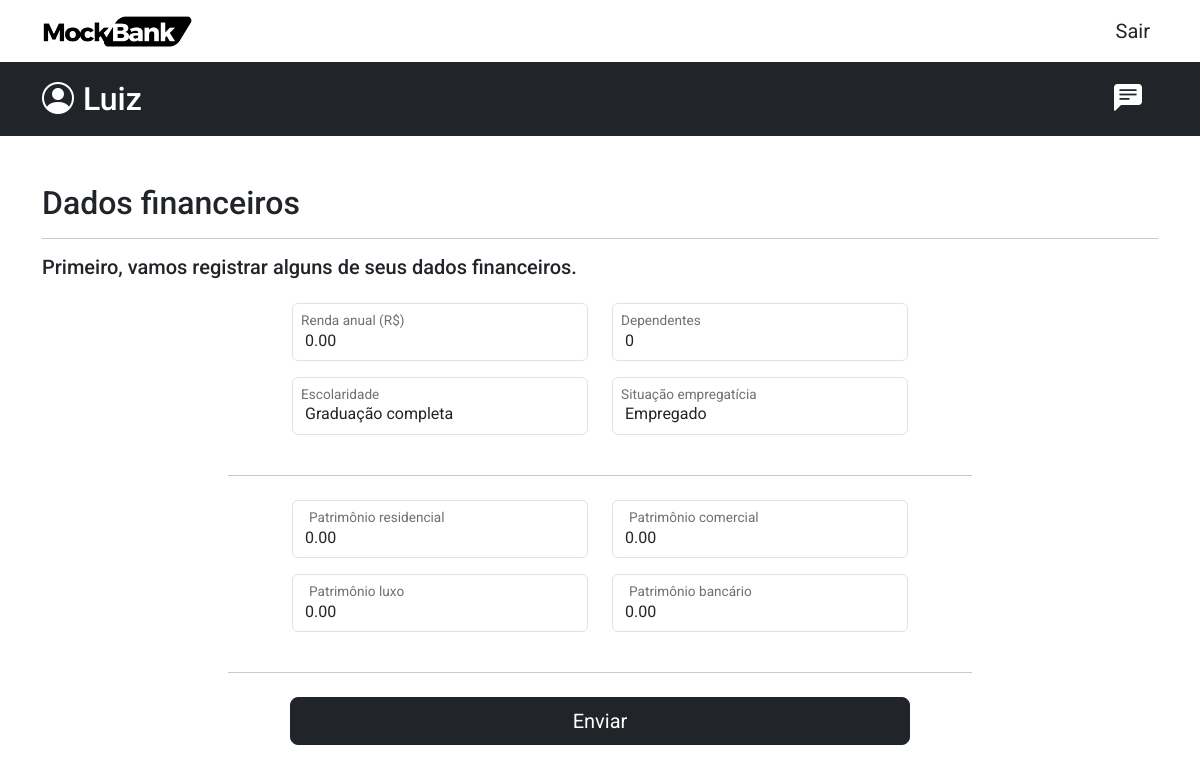
The app's page /service/finance_data/contains/ (signed in) with its own data.
### user/models.py (models this page shows)
class FinanceDataUser(models.Model):
    dependents = models.IntegerField(blank=True, default=0)
    education = models.IntegerField(default=0)
    employed = models.IntegerField(default=0)
    annual_income = models.DecimalField(max_digits=8, decimal_places=2, default=float(0), blank=True)
    score = models.IntegerField(default=500)
    residential_assets = models.DecimalField(max_digits=8, decimal_places=2, default=float(0), blank=True)
    commercial_assets = models.DecimalField(max_digits=8, decimal_places=2, default=float(0), blank=True)
    luxury_assets = models.DecimalField(max_digits=8, decimal_places=2, default=float(0), blank=True)
    bank_assets = models.DecimalField(max_digits=8, decimal_places=2, default=float(0), blank=True)
    active = models.BooleanField(default=False)

### service/views.py (the view, shortened to what this page needs)
# urls.py: path('finance_data/contains/', views.FinanceDataUserView.as_view(), name='finance_data_content'),
@method_decorator(login_required(login_url='user:login'), name='dispatch')
class FinanceDataUserView(View):
    def get(self, request):
        user = User.objects.get(owner=request.user)
        if user.finance_data.active is False:
            context = {
                'form': forms.FinanceDataForm(user=request.user, instance=user.finance_data),
                'subtitle': 'Primeiro, vamos registrar alguns de seus dados financeiros.',
                'button': 'Enviar'
            }
            return render(request, 'finance_data_register.html', context)
        return redirect('service:loan')

### service/templates/finance_data_register.html (shortened to what this page needs)
{% extends "global/base.html" %}
{% block content %}
<main class="container mt-5 mb-5">
    <div class="title">
        <h2>Dados financeiros</h2>
        <hr>
        <h5>{{ subtitle }}</h5>
    </div>
    <div class="row justify-content-center">
        <form action="" method="post">
            <div class="col-12 col-md-10 col-lg-8  mx-auto mt-3">
                <div class="row mt-3 justify-content-center">
                    <div class="form-floating col-12 col-md-5 mb-3">
                        {{ form.annual_income }}
                        <label class="ms-2" for="rendaInput">Renda anual (R$)</label>
                    </div>
                    <div class="form-floating col-12 col-md-5 mb-3">
                        {{ form.dependents }}
                        <label for="dependentesInput" class="ms-2">Dependentes</label>
                    </div>
                </div>
                <div class="row justify-content-center ">
                    <div class="form-floating col-12 col-md-5 mb-3">
                        {{ form.education }}
                        <label class="ms-2" for="educacaoInput">Escolaridade</label>
                    </div>
                    <div class="form-floating col-12 col-md-5 ">
                        {{ form.employed }}
                        <label class="ms-2" for="empregoInput">Situação empregatícia</label>
                    </div>
                </div>
                <hr class="my-4">
                <div class="row  justify-content-center">
                    <div class="form-floating col-12 col-md-5 mb-3">
                        {{ form.residential_assets }}
                        <label class="ms-3" for="residencialInput">Patrimônio residencial</label>
                    </div>
                    <div class="form-floating col-12 col-md-5 mb-3">
                        {{ form.commercial_assets }}
                        <label class="ms-3" for="comercialInput">Patrimônio comercial</label>
                    </div>
                    <div class="form-floating col-12 col-md-5 mb-3">
                        {{ form.luxury_assets }}
                        <label class="ms-3" for="luxoInput">Patrimônio luxo</label>
                    </div>
                    <div class="form-floating col-12 col-md-5 ">
                        {{ form.bank_assets }}
                        <label class="ms-3" for="bancarioInput">Patrimônio bancário</label>
                    </div>
                </div>
                <hr class="my-4">
                <div class="col-10" style="margin: 0 auto;">
                    <button class="btn btn-dark btn-lg d-block mt-2 w-100" type="submit">{{ button }}</button>
                </div>
            </div>
        </form>
    </div>
</main>
{% endblock content %}

### base_templates/partials/_user_navbar.html
{% if user.is_authenticated %}
<div class="container-fluid bg-dark">
    <div class="container">
        <div class="navbar text-white align-items-center justify-content-between ">
            <div class="col-6 d-flex">
                <a href={% url "user:profile" %} class="navbar-brand">
                    <i class="bi bi-person-circle text-white fs-2"></i>
                    <h2 class="mt-2 text-white d-inline ms-1">{{ user.first_name }}</h2>
                </a>
            </div>
            <div class="col-6 d-flex justify-content-end align-items-center">
                <a href= {% url "user:list_messages" %} class="navbar-brand ms-2">
                    <i class="bi bi-chat-left-text-fill text-white fs-3"></i>
                </a>
            </div>
        </div>
    </div>
</div>
{% endif %}

### static/css/style.css (style rules this page uses)
body { font-family: 'Roboto', sans-serif !important; }

### records on screen
FinanceDataUser: annual_income "0.00", dependents "0", education "Graduação completa", employed "Empregado", residential_assets "0.00", commercial_assets "0.00", luxury_assets "0.00", bank_assets "0.00"

### other values on screen
{{ user.first_name }} "Luiz"
{{ subtitle }} "Primeiro, vamos registrar alguns de seus dados financeiros."
{{ button }} "Enviar"
